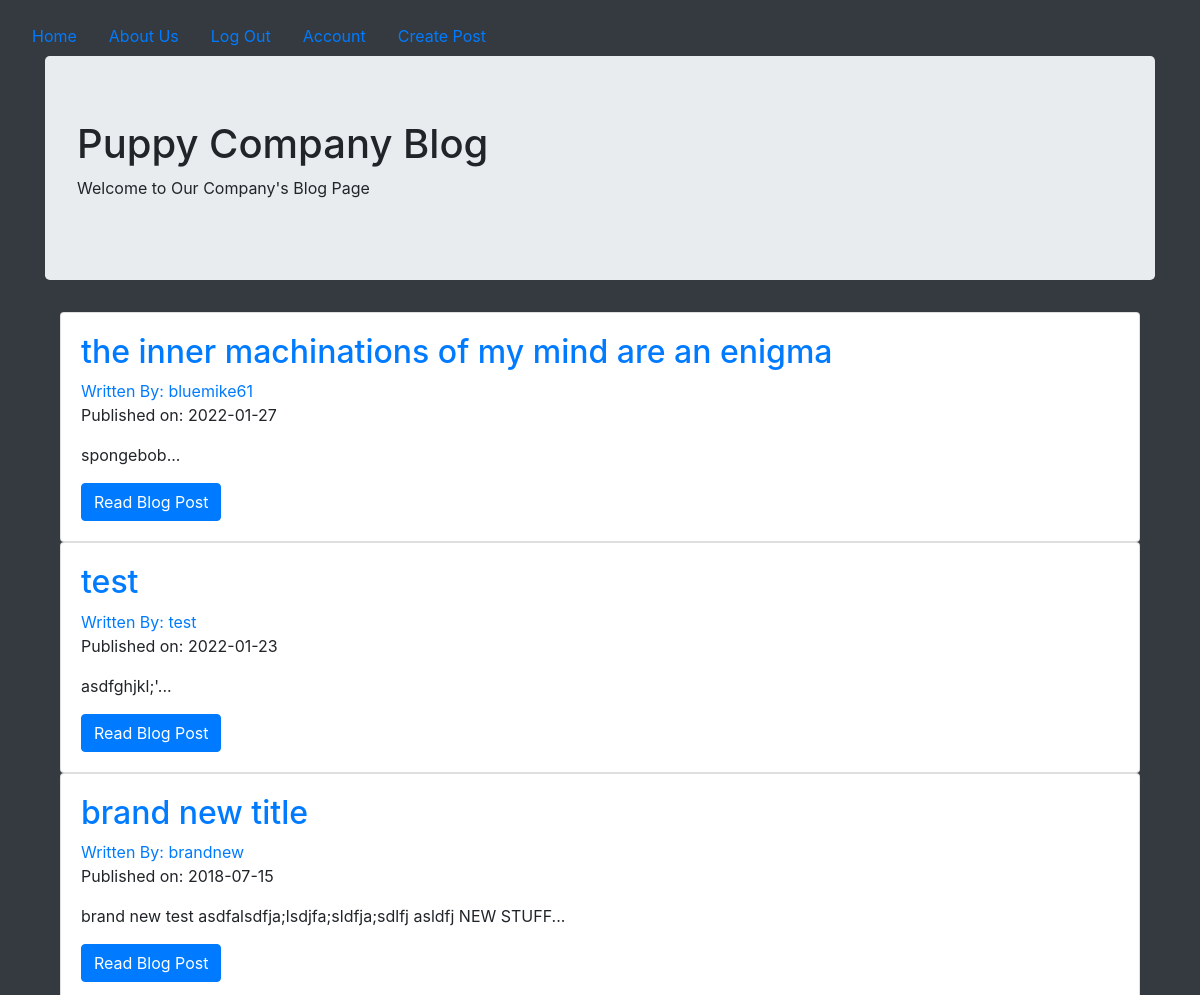
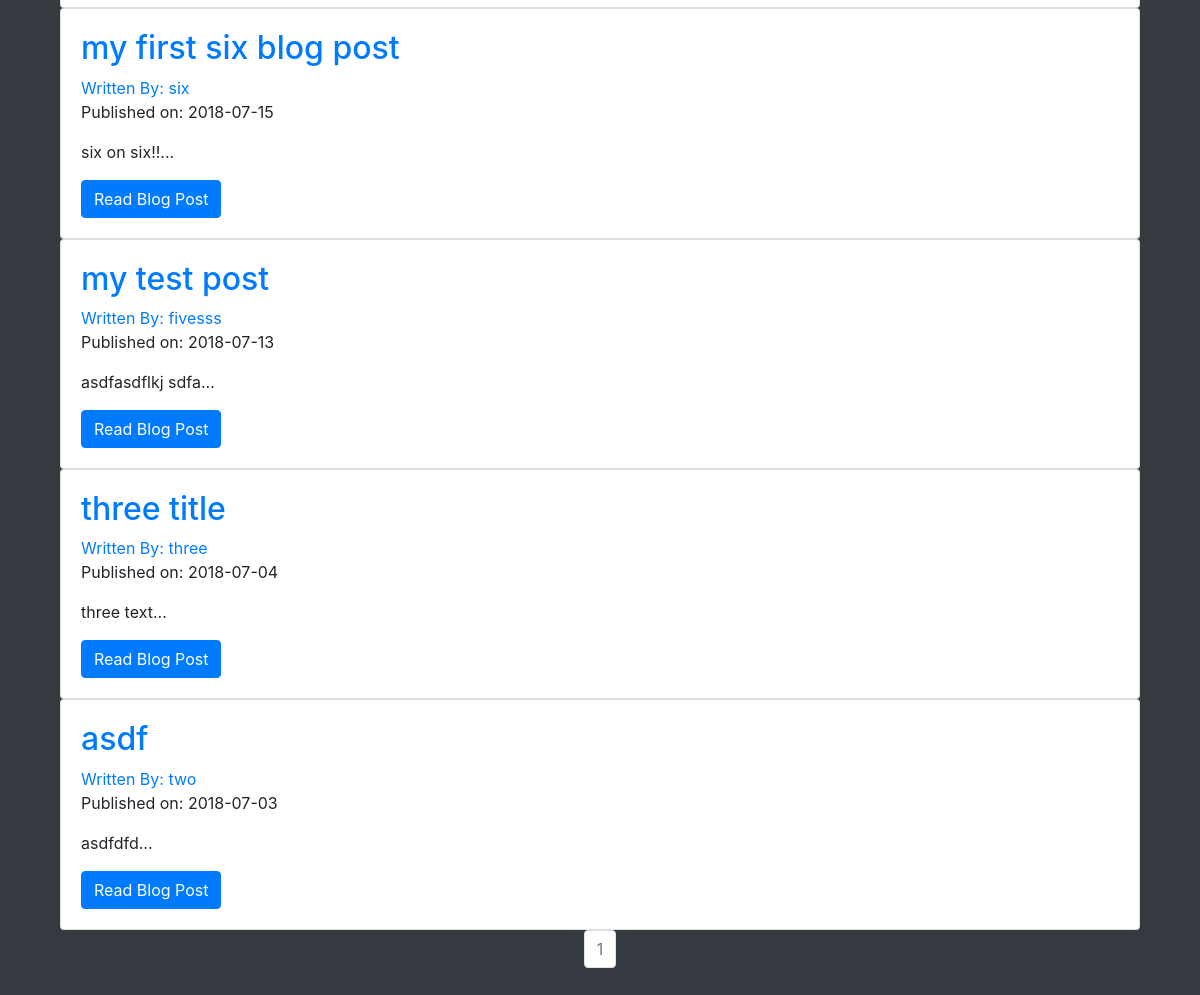
The page / (signed in) on the database its author committed (2 pictures, top to bottom).
### puppycompanyblog/models.py (models this page shows, shortened)
class BlogPost(db.Model):
    users = db.relationship(User)
    id = db.Column(db.Integer, primary_key=True)
    user_id = db.Column(db.Integer, db.ForeignKey('users.id'), nullable=False)
    date = db.Column(db.DateTime, nullable=False, default=datetime.utcnow)
    title = db.Column(db.String(140), nullable=False)
    text = db.Column(db.Text, nullable=False)

class User(db.Model, UserMixin):
    __tablename__ = 'users'
    id = db.Column(db.Integer, primary_key = True)
    profile_image = db.Column(db.String(20), nullable=False, default='default_profile.png')
    email = db.Column(db.String(64), unique=True, index=True)
    username = db.Column(db.String(64), unique=True, index=True)
    password_hash = db.Column(db.String(128))
    posts = db.relationship('BlogPost', backref='author', lazy=True)

### puppycompanyblog/core/views.py (the view)
@core.route('/')
def index():
    page = request.args.get('page', 1, type=int)
    blog_posts = BlogPost.query.order_by(BlogPost.date.desc()).paginate(page=page, per_page=10)
    return render_template('index.html',blog_posts=blog_posts)

### puppycompanyblog/models.py (called while the page is built)
@login_manager.user_loader
def load_user(user_id):
    return User.query.get(user_id)

### puppycompanyblog/templates/index.html (shortened to what this page needs)
{% extends "base.html" %}
{% block content %}
  <div class="jumbotron">
    <h1>Puppy Company Blog</h1>
    <p>Welcome to Our Company's Blog Page</p>
  </div>
  <div class="container">
    {% for post in blog_posts.items %}
    <div class="card" >
      <div class="card-body">
        <h2><a class="card-title" href="  {{ url_for('blog_posts.blog_post', blog_post_id=post.id) }}">{{ post.title }}</a></h2>
        <a href="{{ url_for('users.user_posts', username=post.author.username) }}">Written By: {{ post.author.username }}</a>
        <p>Published on: {{ post.date.strftime('%Y-%m-%d') }}</p>
        <p class="card-text">{{ post.text[:100] }}...</p>
        <a href="{{ url_for('blog_posts.blog_post', blog_post_id=post.id) }}" class="btn btn-primary">Read Blog Post</a>
      </div>
    </div>
   {% endfor %}
   <nav aria-label="Page navigation example">
     <ul class="pagination justify-content-center">
       {% for page_num in blog_posts.iter_pages(left_edge=1, right_edge=1, left_current=1, right_current=2) %}
          {% if blog_posts.page == page_num %}
          <li class="page-item disabled">
            <a class="page-link" href="{{ url_for('core.index', page=page_num) }}">{{ page_num }}</a></li>
          {% else %}
            <li class="page-item"><a class="page-link" href="{{ url_for('core.index', page=page_num) }}">{{ page_num }}</a></li>
          {% endif %}
      {% endfor %}
    </nav>
{% endblock %}

### rows shown on the page
BlogPost: title "the inner machinations of my mind are an enigma", author.username "bluemike61", date "2022-01-27", text "spongebob"
BlogPost: title "test", author.username "test", date "2022-01-23", text "asdfghjkl;'"
BlogPost: title "brand new title", author.username "brandnew", date "2018-07-15", text "brand new test asdfalsdfja;lsdjfa;sldfja;sdlfj asldfj NEW STUFF"
BlogPost: title "my first six blog post", author.username "six", date "2018-07-15", text "six on six!!"
BlogPost: title "my test post", author.username "fivesss", date "2018-07-13", text "asdfasdflkj sdfa"
BlogPost: title "three title", author.username "three", date "2018-07-04", text "three text"
BlogPost: title "asdf", author.username "two", date "2018-07-03", text "asdfdfd"

### other values the page prints
{{ page_num }} "1"
